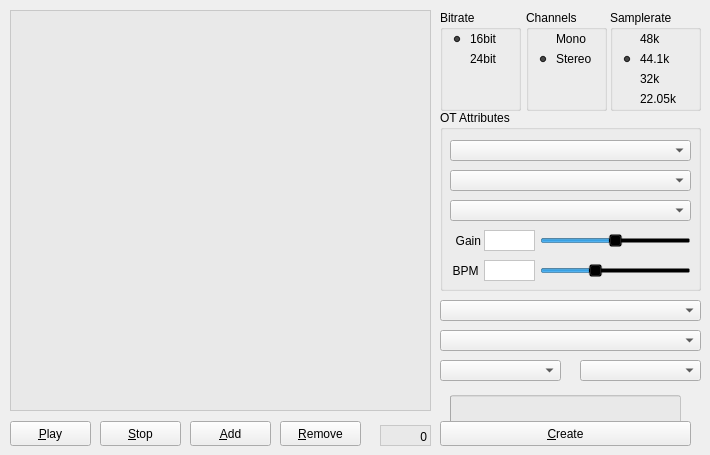
<?xml version="1.0" encoding="UTF-8"?>
<ui version="4.0">
 <class>TabMegabreakWidget</class>
 <widget class="QWidget" name="TabMegabreakWidget">
  <property name="geometry">
   <rect>
    <x>0</x>
    <y>0</y>
    <width>710</width>
    <height>455</height>
   </rect>
  </property>
  <property name="windowTitle">
   <string>Form</string>
  </property>
  <widget class="QComboBox" name="dropNormalize">
   <property name="geometry">
    <rect>
     <x>440</x>
     <y>330</y>
     <width>261</width>
     <height>21</height>
    </rect>
   </property>
  </widget>
  <widget class="QListWidget" name="listSlices">
   <property name="geometry">
    <rect>
     <x>10</x>
     <y>10</y>
     <width>421</width>
     <height>401</height>
    </rect>
   </property>
   <property name="acceptDrops">
    <bool>true</bool>
   </property>
   <property name="styleSheet">
    <string notr="true">background-color: rgba(230, 230, 230, 150);
selection-background-color: rgb(170, 170, 127);</string>
   </property>
   <property name="editTriggers">
    <set>QAbstractItemView::EditKeyPressed</set>
   </property>
   <property name="dragDropMode">
    <enum>QAbstractItemView::InternalMove</enum>
   </property>
   <property name="defaultDropAction">
    <enum>Qt::IgnoreAction</enum>
   </property>
   <property name="textElideMode">
    <enum>Qt::ElideRight</enum>
   </property>
  </widget>
  <widget class="QComboBox" name="dropFadeIn">
   <property name="geometry">
    <rect>
     <x>440</x>
     <y>360</y>
     <width>121</width>
     <height>21</height>
    </rect>
   </property>
  </widget>
  <widget class="QGroupBox" name="groupBox">
   <property name="geometry">
    <rect>
     <x>440</x>
     <y>10</y>
     <width>81</width>
     <height>101</height>
    </rect>
   </property>
   <property name="title">
    <string>Bitrate</string>
   </property>
   <widget class="QRadioButton" name="radio16">
    <property name="geometry">
     <rect>
      <x>10</x>
      <y>20</y>
      <width>51</width>
      <height>18</height>
     </rect>
    </property>
    <property name="styleSheet">
     <string notr="true">background-color: rgba(230, 230, 230, 0);</string>
    </property>
    <property name="text">
     <string>16bit</string>
    </property>
    <property name="checked">
     <bool>true</bool>
    </property>
   </widget>
   <widget class="QRadioButton" name="radio24">
    <property name="geometry">
     <rect>
      <x>10</x>
      <y>40</y>
      <width>51</width>
      <height>18</height>
     </rect>
    </property>
    <property name="styleSheet">
     <string notr="true">background-color: rgba(230, 230, 230, 0);</string>
    </property>
    <property name="text">
     <string>24bit</string>
    </property>
   </widget>
  </widget>
  <widget class="QPushButton" name="btnPlay">
   <property name="geometry">
    <rect>
     <x>10</x>
     <y>421</y>
     <width>81</width>
     <height>25</height>
    </rect>
   </property>
   <property name="text">
    <string>&amp;Play</string>
   </property>
   <property name="shortcut">
    <string>Meta+P</string>
   </property>
  </widget>
  <widget class="QPushButton" name="btnStop">
   <property name="geometry">
    <rect>
     <x>100</x>
     <y>421</y>
     <width>81</width>
     <height>25</height>
    </rect>
   </property>
   <property name="text">
    <string>&amp;Stop</string>
   </property>
   <property name="shortcut">
    <string>Space</string>
   </property>
  </widget>
  <widget class="QComboBox" name="dropFadeOut">
   <property name="geometry">
    <rect>
     <x>580</x>
     <y>360</y>
     <width>121</width>
     <height>21</height>
    </rect>
   </property>
  </widget>
  <widget class="QPushButton" name="btnRemove">
   <property name="geometry">
    <rect>
     <x>280</x>
     <y>421</y>
     <width>81</width>
     <height>25</height>
    </rect>
   </property>
   <property name="text">
    <string>&amp;Remove</string>
   </property>
   <property name="shortcut">
    <string>Meta+D</string>
   </property>
  </widget>
  <widget class="QGroupBox" name="groupBox_4">
   <property name="geometry">
    <rect>
     <x>440</x>
     <y>110</y>
     <width>261</width>
     <height>181</height>
    </rect>
   </property>
   <property name="title">
    <string>OT Attributes</string>
   </property>
   <widget class="QSlider" name="sliderGain">
    <property name="geometry">
     <rect>
      <x>100</x>
      <y>120</y>
      <width>151</width>
      <height>21</height>
     </rect>
    </property>
    <property name="styleSheet">
     <string notr="true">background-color: rgba(0, 0, 0, 0);</string>
    </property>
    <property name="minimum">
     <number>-48</number>
    </property>
    <property name="maximum">
     <number>48</number>
    </property>
    <property name="singleStep">
     <number>1</number>
    </property>
    <property name="orientation">
     <enum>Qt::Horizontal</enum>
    </property>
    <property name="tickPosition">
     <enum>QSlider::NoTicks</enum>
    </property>
    <property name="tickInterval">
     <number>1</number>
    </property>
   </widget>
   <widget class="QLabel" name="lblGain">
    <property name="geometry">
     <rect>
      <x>10</x>
      <y>120</y>
      <width>31</width>
      <height>21</height>
     </rect>
    </property>
    <property name="autoFillBackground">
     <bool>false</bool>
    </property>
    <property name="styleSheet">
     <string notr="true">background-color: rgba(0, 0, 0, 0);</string>
    </property>
    <property name="text">
     <string>Gain</string>
    </property>
    <property name="alignment">
     <set>Qt::AlignRight|Qt::AlignTrailing|Qt::AlignVCenter</set>
    </property>
   </widget>
   <widget class="QLabel" name="lblBPM">
    <property name="geometry">
     <rect>
      <x>10</x>
      <y>150</y>
      <width>31</width>
      <height>21</height>
     </rect>
    </property>
    <property name="autoFillBackground">
     <bool>false</bool>
    </property>
    <property name="styleSheet">
     <string notr="true">background-color: rgba(0, 0, 0, 0);</string>
    </property>
    <property name="text">
     <string>BPM</string>
    </property>
    <property name="alignment">
     <set>Qt::AlignCenter</set>
    </property>
   </widget>
   <widget class="QSlider" name="sliderBPM">
    <property name="geometry">
     <rect>
      <x>100</x>
      <y>150</y>
      <width>151</width>
      <height>21</height>
     </rect>
    </property>
    <property name="styleSheet">
     <string notr="true">background-color: rgba(0, 0, 0, 0);</string>
    </property>
    <property name="minimum">
     <number>120</number>
    </property>
    <property name="maximum">
     <number>1200</number>
    </property>
    <property name="singleStep">
     <number>1</number>
    </property>
    <property name="pageStep">
     <number>40</number>
    </property>
    <property name="value">
     <number>500</number>
    </property>
    <property name="orientation">
     <enum>Qt::Horizontal</enum>
    </property>
    <property name="tickPosition">
     <enum>QSlider::NoTicks</enum>
    </property>
    <property name="tickInterval">
     <number>1</number>
    </property>
   </widget>
   <widget class="QPlainTextEdit" name="txtGainValue">
    <property name="geometry">
     <rect>
      <x>44</x>
      <y>120</y>
      <width>51</width>
      <height>21</height>
     </rect>
    </property>
    <property name="styleSheet">
     <string notr="true">background-color: rgb(255, 255, 255);</string>
    </property>
    <property name="verticalScrollBarPolicy">
     <enum>Qt::ScrollBarAlwaysOff</enum>
    </property>
    <property name="horizontalScrollBarPolicy">
     <enum>Qt::ScrollBarAlwaysOff</enum>
    </property>
   </widget>
   <widget class="QPlainTextEdit" name="txtBPMValue">
    <property name="geometry">
     <rect>
      <x>44</x>
      <y>150</y>
      <width>51</width>
      <height>21</height>
     </rect>
    </property>
    <property name="styleSheet">
     <string notr="true">background-color: rgb(255, 255, 255);</string>
    </property>
    <property name="verticalScrollBarPolicy">
     <enum>Qt::ScrollBarAlwaysOff</enum>
    </property>
    <property name="horizontalScrollBarPolicy">
     <enum>Qt::ScrollBarAlwaysOff</enum>
    </property>
   </widget>
   <widget class="QComboBox" name="dropQuant">
    <property name="geometry">
     <rect>
      <x>10</x>
      <y>90</y>
      <width>241</width>
      <height>21</height>
     </rect>
    </property>
   </widget>
   <widget class="QComboBox" name="dropLoop">
    <property name="geometry">
     <rect>
      <x>10</x>
      <y>60</y>
      <width>241</width>
      <height>21</height>
     </rect>
    </property>
   </widget>
   <widget class="QComboBox" name="dropStretch">
    <property name="geometry">
     <rect>
      <x>10</x>
      <y>30</y>
      <width>241</width>
      <height>21</height>
     </rect>
    </property>
   </widget>
  </widget>
  <widget class="QPushButton" name="btnAddWav">
   <property name="geometry">
    <rect>
     <x>190</x>
     <y>421</y>
     <width>81</width>
     <height>25</height>
    </rect>
   </property>
   <property name="text">
    <string>&amp;Add</string>
   </property>
   <property name="shortcut">
    <string>Meta+A</string>
   </property>
  </widget>
  <widget class="QGraphicsView" name="graphicsView_2">
   <property name="geometry">
    <rect>
     <x>380</x>
     <y>425</y>
     <width>51</width>
     <height>21</height>
    </rect>
   </property>
   <property name="styleSheet">
    <string notr="true">background-color: rgba(230, 230, 230, 150);</string>
   </property>
  </widget>
  <widget class="QGroupBox" name="groupBox_2">
   <property name="geometry">
    <rect>
     <x>526</x>
     <y>10</y>
     <width>81</width>
     <height>101</height>
    </rect>
   </property>
   <property name="title">
    <string>Channels</string>
   </property>
   <widget class="QRadioButton" name="radioMono">
    <property name="geometry">
     <rect>
      <x>10</x>
      <y>20</y>
      <width>61</width>
      <height>18</height>
     </rect>
    </property>
    <property name="styleSheet">
     <string notr="true">background-color: rgba(230, 230, 230, 0);</string>
    </property>
    <property name="text">
     <string>Mono</string>
    </property>
   </widget>
   <widget class="QRadioButton" name="radioStereo">
    <property name="geometry">
     <rect>
      <x>10</x>
      <y>40</y>
      <width>61</width>
      <height>18</height>
     </rect>
    </property>
    <property name="styleSheet">
     <string notr="true">background-color: rgba(230, 230, 230, 0);</string>
    </property>
    <property name="text">
     <string>Stereo</string>
    </property>
    <property name="checked">
     <bool>true</bool>
    </property>
   </widget>
  </widget>
  <widget class="QGroupBox" name="groupBox_3">
   <property name="geometry">
    <rect>
     <x>610</x>
     <y>10</y>
     <width>91</width>
     <height>101</height>
    </rect>
   </property>
   <property name="title">
    <string>Samplerate</string>
   </property>
   <widget class="QRadioButton" name="radio44">
    <property name="geometry">
     <rect>
      <x>10</x>
      <y>40</y>
      <width>61</width>
      <height>18</height>
     </rect>
    </property>
    <property name="styleSheet">
     <string notr="true">background-color: rgba(230, 230, 230, 0);</string>
    </property>
    <property name="text">
     <string>44.1k</string>
    </property>
    <property name="checked">
     <bool>true</bool>
    </property>
   </widget>
   <widget class="QRadioButton" name="radio32">
    <property name="geometry">
     <rect>
      <x>10</x>
      <y>60</y>
      <width>61</width>
      <height>18</height>
     </rect>
    </property>
    <property name="styleSheet">
     <string notr="true">background-color: rgba(230, 230, 230, 0);</string>
    </property>
    <property name="text">
     <string>32k</string>
    </property>
   </widget>
   <widget class="QRadioButton" name="radio22">
    <property name="geometry">
     <rect>
      <x>10</x>
      <y>80</y>
      <width>71</width>
      <height>18</height>
     </rect>
    </property>
    <property name="styleSheet">
     <string notr="true">background-color: rgba(230, 230, 230, 0);</string>
    </property>
    <property name="text">
     <string>22.05k</string>
    </property>
   </widget>
   <widget class="QRadioButton" name="radio48">
    <property name="geometry">
     <rect>
      <x>10</x>
      <y>20</y>
      <width>61</width>
      <height>18</height>
     </rect>
    </property>
    <property name="styleSheet">
     <string notr="true">background-color: rgba(230, 230, 230, 0);</string>
    </property>
    <property name="text">
     <string>48k</string>
    </property>
   </widget>
  </widget>
  <widget class="QProgressBar" name="progressBar">
   <property name="geometry">
    <rect>
     <x>450</x>
     <y>395</y>
     <width>231</width>
     <height>31</height>
    </rect>
   </property>
   <property name="styleSheet">
    <string notr="true">background-color: rgba(230, 230, 230, 150);</string>
   </property>
   <property name="value">
    <number>0</number>
   </property>
   <property name="textVisible">
    <bool>false</bool>
   </property>
  </widget>
  <widget class="QPushButton" name="btnCreate">
   <property name="geometry">
    <rect>
     <x>440</x>
     <y>421</y>
     <width>251</width>
     <height>25</height>
    </rect>
   </property>
   <property name="text">
    <string>&amp;Create</string>
   </property>
   <property name="shortcut">
    <string>Meta+C</string>
   </property>
  </widget>
  <widget class="QLabel" name="lblSliceCOunt">
   <property name="geometry">
    <rect>
     <x>380</x>
     <y>430</y>
     <width>47</width>
     <height>13</height>
    </rect>
   </property>
   <property name="text">
    <string>0</string>
   </property>
   <property name="alignment">
    <set>Qt::AlignRight|Qt::AlignTrailing|Qt::AlignVCenter</set>
   </property>
  </widget>
  <widget class="QComboBox" name="dropFilecount">
   <property name="geometry">
    <rect>
     <x>440</x>
     <y>300</y>
     <width>261</width>
     <height>21</height>
    </rect>
   </property>
  </widget>
 </widget>
 <resources/>
 <connections/>
</ui>
